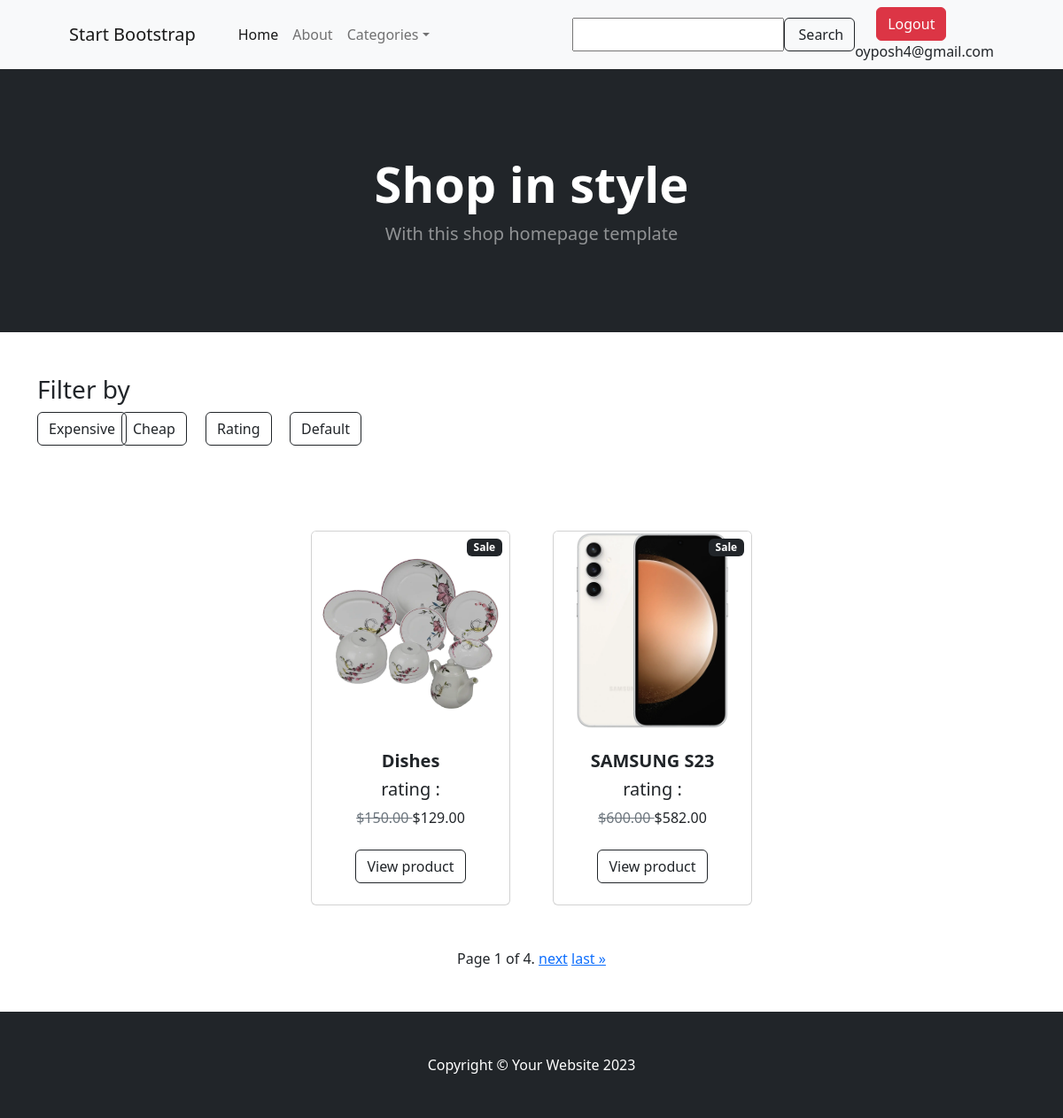
The app's page /shop/home/?filter=cheap (signed in) with its own data.
### users/models.py (models this page shows, shortened)
class CustomUser(AbstractBaseUser, PermissionsMixin):
    email = models.EmailField(unique=True)
    is_active = models.BooleanField(default=True)
    is_staff = models.BooleanField(default=False)
    objects = CustomUserManager()
    USERNAME_FIELD = "email"
    REQUIRED_FIELDS = []

### shop/models.py (models this page shows, shortened)
class BaseModel(models.Model):
    created_at = models.DateTimeField(auto_now_add=True, null=True, blank=True)
    updated_at = models.DateTimeField(auto_now=True, null=True, blank=True)
    my_order = models.PositiveIntegerField(null=True, blank=True, default=0)
    class Meta:
        abstract = True

class Product(BaseModel):
    class RatingChoice(models.IntegerChoices):
        ONE = 1
        TWO = 2
        THREE = 3
        FOUR = 4
        FIVE = 5
    name = models.CharField(max_length=255, unique=True)
    description = models.TextField(null=True, blank=True)
    price = models.DecimalField(max_digits=14, decimal_places=2)
    image = models.ImageField(upload_to='images/', null=True, blank=True)
    discount = models.PositiveIntegerField(default=0)
    rating = models.PositiveIntegerField(choices=RatingChoice.choices, default=RatingChoice.ONE.value)
    quantity = models.PositiveIntegerField(default=1)
    category = models.ForeignKey(Category, on_delete=models.CASCADE, related_name='products', null=True, blank=True)
    @property
    def discounted_price(self):
        if self.discount > 0:
            self.price = self.price * Decimal(1 - self.discount / 100)
        return Decimal(f'{self.price}').quantize(Decimal('0.00'))
    @property
    def get_absolute_url(self):
        if self.image:
            return self.image.url
        return '/static/images/default.png'
    class Meta:
        db_table = 'product'

### shop/views.py (the view)
# urls.py: path('home/', views.index, name='index'),
def index(request, category_id: int | None = None):
    search_query = request.GET.get('q', '')
    categories = Category.objects.all()
    filter_query = request.GET.get('filter', '')
    if category_id:
        products = Product.objects.filter(category_id=category_id)
    else:
        products = Product.objects.all().order_by('-updated_at')  # select * from products order by updated_at DESC
    if search_query:
        products = Product.objects.filter(Q(name__icontains=search_query) | Q(description__icontains=search_query))
    if filter_query == 'expensive':
        products = products.order_by('-price')
    elif filter_query == 'cheap':
        products = products.order_by('price')
    elif filter_query == 'rating':
        products = products.annotate(rating_avg=Avg('comments__rating')).order_by('-rating_avg')
    paginator = Paginator(products, 2)
    page_number = request.GET.get('page')
    page_obj = paginator.get_page(page_number)
    context = {
        'page_obj': page_obj,
        'categories': categories
    }
    return render(request, 'shop/home.html', context)

### shop/templates/shop/home.html (shortened to what this page needs)
{% extends 'shop/base/base.html' %}
{% load static %}
{% block home_content %}
    <header class="bg-dark py-5">
        <div class="container px-4 px-lg-5 my-5">
            <div class="text-center text-white">
                <h1 class="display-4 fw-bolder">Shop in style</h1>
                <p class="lead fw-normal text-white-50 mb-0">With this shop homepage template</p>
            </div>
        </div>
    </header>
    <div class="container mt-5">
        <div class="text-left">
            <h3>Filter by</h3>
        </div>
        <div class="row">
            <div class="col-1">
                <a class="btn btn-outline-dark mt-auto" href="?filter=expensive"> Expensive </a>
            </div>
            <div class="col-1">
                <a class="btn btn-outline-dark mt-auto" href="?filter=cheap"> Cheap </a>
            </div>
            <div class="col-1">
                <a class="btn btn-outline-dark mt-auto" href="?filter=rating"> Rating </a>
            </div>
        {% if 'default' in request.GET %}
            <div class="col-1">
                <a class="btn btn-success mt-auto" href="{% url 'shop:product_create' %}">Add Product</a>
            </div>
        {% else %}
            <div class="col-1">
                <a class="btn btn-outline-dark mt-auto" href="?default=true"> Default </a>
            </div>
        {% endif %}
        </div>
    </div>
    <section class="py-5">
        <div class="container px-4 px-lg-5 mt-5">
            <div class="row gx-4 gx-lg-5 row-cols-2 row-cols-md-3 row-cols-xl-4 justify-content-center">
                {% for product in page_obj %}
                    <div class="col mb-5">
                        <div class="card h-100">
                            {% if product.discount %}
                                <div class="badge bg-dark text-white position-absolute"
                                     style="top: 0.5rem; right: 0.5rem">
                                    Sale
                                </div>
                            {% endif %}
                            <img class="card-img-top" src="{{ product.get_absolute_url }}" alt="..."/>
                            <div class="card-body p-4">
                                <div class="text-center">
                                    <h5 class="fw-bolder">{{ product.name }}</h5>
                                    <div>
                                        <h5>rating : {{ product.comment_rating }}</h5>
                                    </div>
                                    {% if product.discount %}
                                        <span class="text-muted text-decoration-line-through">
                                            ${{ product.price }}
                                        </span>
                                        ${{ product.discounted_price }}
                                    {% else %}
                                        ${{ product.price }}
                                    {% endif %}
                                </div>
                            </div>
                            <div class="card-footer p-4 pt-0 border-top-0 bg-transparent">
                                <div class="text-center"><a class="btn btn-outline-dark mt-auto"
                                                            href="{% url 'shop:product_detail' product.id %}">View
                                    product</a></div>
                            </div>
                        </div>
                    </div>
                {% endfor %}
            </div>
        </div>
        <div>
            <div class="pagination h-100 d-flex align-items-center justify-content-center">
                <span class="step-links">
                    <span class="current">
                        Page {{ page_obj.number }} of {{ page_obj.paginator.num_pages }}.
                    </span>
                    {% if page_obj.has_next %}
                        <a href="?page={{ page_obj.next_page_number }}">next</a>
                        <a href="?page={{ page_obj.paginator.num_pages }}">last &raquo;</a>
                    {% endif %}
                </span>
            </div>
        </div>
    </section>
{% endblock %}

### shop/templates/shop/base/base.html (shortened to what this page needs)
{% load register_tags %}
{% load static %}
<!DOCTYPE html>
<html lang="en">
<head>
    <link href="https://cdn.jsdelivr.net/npm/bootstrap-icons@1.5.0/font/bootstrap-icons.css" rel="stylesheet"/>
    <link href="{% static 'shop/css/styles.css' %}" rel="stylesheet"/>
</head>
<body>
<nav class="navbar navbar-expand-lg navbar-light bg-light">
    <div class="container px-4 px-lg-5">
        <a class="navbar-brand" href="{% url 'shop:index' %}">Start Bootstrap</a>
        <div class="collapse navbar-collapse" id="navbarSupportedContent">
            <ul class="navbar-nav me-auto mb-2 mb-lg-0 ms-lg-4">
                <li class="nav-item"><a class="nav-link active" aria-current="page" href="">Home</a></li>
                <li class="nav-item"><a class="nav-link" href="">About</a></li>
                <li class="nav-item dropdown">
                    <a class="nav-link dropdown-toggle" id="navbarDropdown" href="#" role="button"
                       data-bs-toggle="dropdown" aria-expanded="false">Categories</a>
                </li>
            </ul>
            <form class="d-flex">
                <input type="text" name="q" class="form-contro">
                <button class="btn btn-outline-dark" type="submit">
                    Search
                </button>
            </form>
            {% if user.is_authenticated %}
                <form method="post" action="{% url 'users:logout_page' %}">
                    <div class="navbar-nav me-auto mb-2 mb-lg-0 ms-lg-4">
                        <button type="submit" class="btn btn-danger">Logout</button>
                    </div>
                    {{ user.email }}
                </form>
            {% else %}
                <div class="navbar-nav me-auto mb-2 mb-lg-0 ms-lg-4">
                    <a href="{% url 'users:login_page' %}">
                        <button type="button" class="btn btn-primary">Login</button>
                    </a>
                </div>
            {% endif %}
        </div>
    </div>
</nav>
{% block home_content %}
{% endblock %}
<footer class="py-5 bg-dark">
    <div class="container"><p class="m-0 text-center text-white">Copyright &copy; Your Website 2023</p></div>
</footer>
</body>
</html>

### records on screen
CustomUser: email "oyposh4@gmail.com"
Product: shows "Sale", get_absolute_url (picture), name "Dishes", price "150.00", discounted_price "129.00"
Product: shows "Sale", get_absolute_url (picture), name "SAMSUNG S23", price "600.00", discounted_price "582.00"

### other values on screen
{{ page_obj.number }} "1"
{{ page_obj.paginator.num_pages }} "4"
